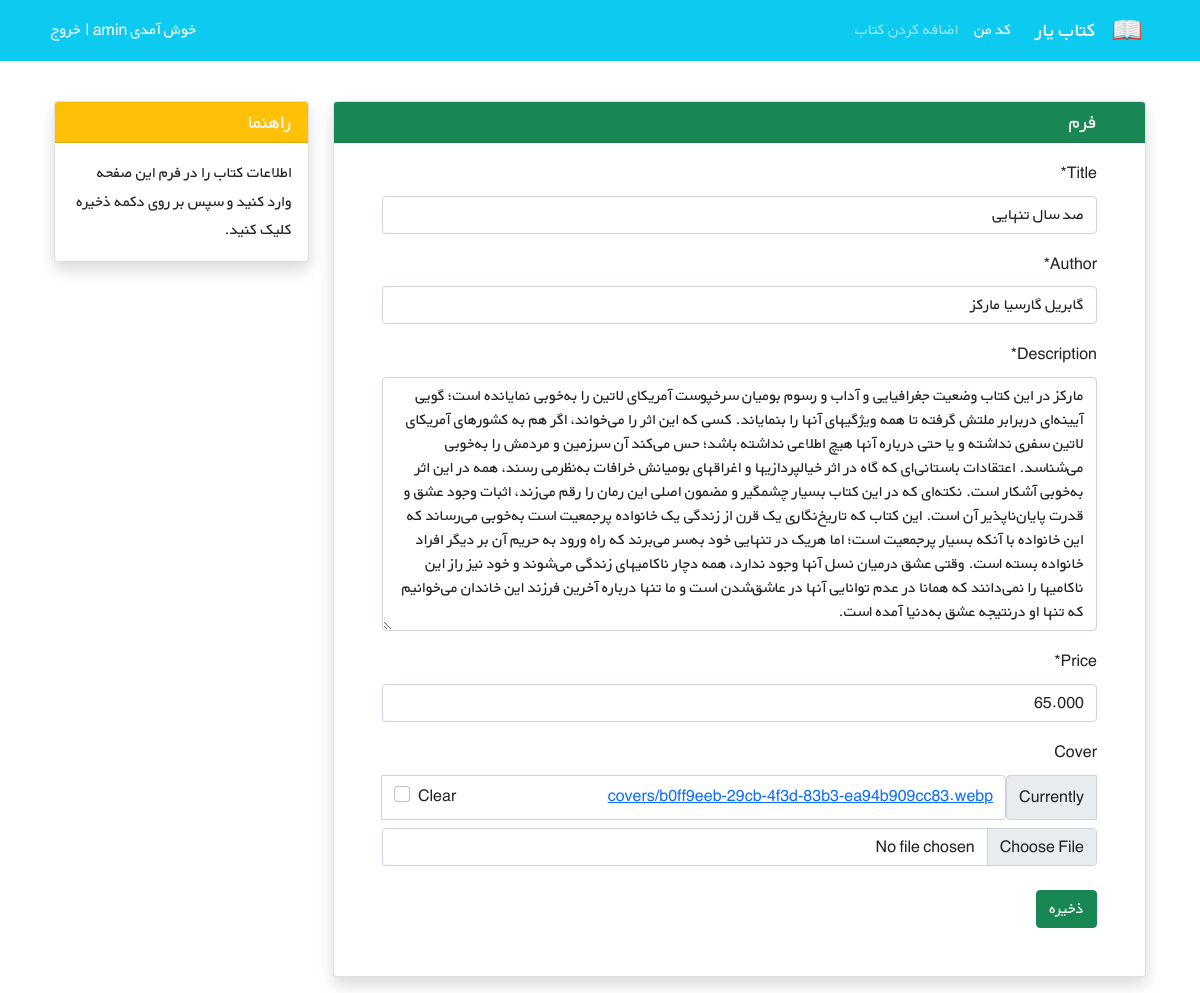
Page /books/15/edit/ (signed in) on the committed database.
### books/models.py (models this page shows, shortened)
class Book(models.Model):
    user = models.ForeignKey(get_user_model(), on_delete=models.CASCADE)
    title = models.CharField(max_length=200)
    author = models.CharField(max_length=200)
    description = models.TextField()
    price = models.DecimalField(max_digits=6, decimal_places=3)
    cover = models.ImageField(upload_to='covers/', blank=True)

### books/views.py (the view)
# urls.py: path('books/<int:pk>/edit/', views.BookUpdateView.as_view(), name='book_update'),
class BookUpdateView(LoginRequiredMixin, generic.UpdateView):
    model = Book
    fields = ['title', 'author', 'description', 'price', 'cover', ]
    template_name = 'books/book_update.html'
    def dispatch(self, request, *args, **kwargs):
        obj = self.get_object()
        if obj.user != request.user:
            return render(request, 'not_owner.html')
        return super().dispatch(request, *args, **kwargs)

### books/templates/books/book_update.html (shortened to what this page needs)
{% extends '_base.html' %}
{% load crispy_forms_tags %}
{% block page_content %}
    <div class="container mt-4" dir="rtl">
        <div class="row">
            <div class="col-9">
                <div class="card shadow my-3">
                    <h5 class="card-header bg-success text-light px-5">فرم</h5>
                    <div class="px-5 pt-3 pb-5">
                        <form method="POST" enctype="multipart/form-data">
                            {{ form|crispy }}
                            <button type="submit" class="btn btn-success mt-2">ذخیره</button>
                        </form>
                    </div>
                </div>
            </div>
            <div class="col-3">
                    <div class="card my-3 shadow">
                        <h5 class="card-header bg-warning text-light">راهنما</h5>
                        <div class="card-body">
                            <p class="card-text">
                                اطلاعات کتاب را در فرم این صفحه وارد کنید و سپس بر روی دکمه ذخیره کلیک کنید.
                            </p>
                        </div>
                    </div>
            </div>
        </div>
    </div>
{% endblock page_content %}

### static/css/style.css (style rules this page uses)
* { font-family: 'BYekan', sans-serif; line-height: 1.8rem; }

### rows in the picture
Book: title "صد سال تنهایی", author "گابریل گارسیا مارکز", description "مارکز در این کتاب وضعیت جغرافیایی و آداب و رسوم بومیان سرخپوست آمریکای لاتین را به‌خوبی نمایانده است؛ گویی آیینه‌ای دربرابر ملتش گرفته تا همه ویژگیهای آنها را بنمایاند. کسی که این اثر را می‌خواند، اگر هم به کشورهای آمریکای لاتین سفری نداشته و یا حتی درباره آنها هیچ اطلاعی نداشته باشد؛ حس می‌کند آن سرزمین و مردمش را به‌خوبی می‌شناسد. اعتقادات باستانی‌ای که گاه در اثر خیالپردازیها و اغراقهای بومیانش خرافات به‌نظرمی رسند، همه در این اثر به‌خوبی آشکار است. نکته‌ای که در این کتاب بسیار چشمگیر و مضمون اصلی این رمان را رقم می‌زند، اثبات وجود عشق و قدرت پایان‌ناپذیر آن است. این کتاب که تاریخ‌نگاری یک قرن از زندگی یک خانواده پرجمعیت است به‌خوبی می‌رساند که این خانواده با آنکه بسیار پرجمعیت است؛ اما…", price "65.000"
